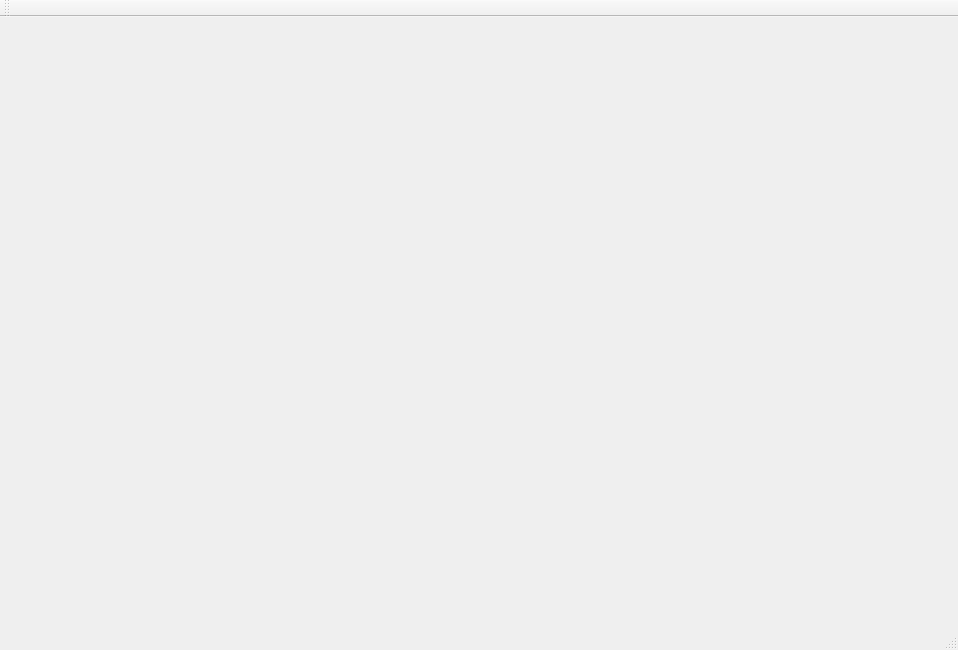
<?xml version="1.0" encoding="UTF-8"?>
<ui version="4.0">
 <class>MainWindow</class>
 <widget class="QMainWindow" name="MainWindow">
  <property name="geometry">
   <rect>
    <x>0</x>
    <y>0</y>
    <width>958</width>
    <height>650</height>
   </rect>
  </property>
  <property name="windowTitle">
   <string>MainWindow</string>
  </property>
  <widget class="QWidget" name="centralWidget"/>
  <widget class="QMenuBar" name="menuBar">
   <property name="geometry">
    <rect>
     <x>0</x>
     <y>0</y>
     <width>958</width>
     <height>25</height>
    </rect>
   </property>
  </widget>
  <widget class="QToolBar" name="mainToolBar">
   <attribute name="toolBarArea">
    <enum>TopToolBarArea</enum>
   </attribute>
   <attribute name="toolBarBreak">
    <bool>false</bool>
   </attribute>
  </widget>
  <widget class="QStatusBar" name="statusBar"/>
 </widget>
 <layoutdefault spacing="6" margin="11"/>
 <resources/>
 <connections/>
</ui>
